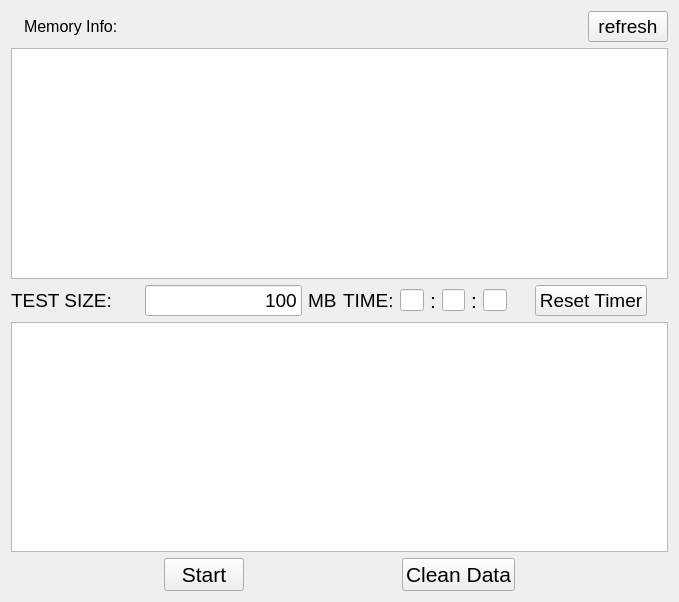
<?xml version="1.0" encoding="UTF-8"?>
<ui version="4.0">
 <class>Memory</class>
 <widget class="QWidget" name="Memory">
  <property name="geometry">
   <rect>
    <x>0</x>
    <y>0</y>
    <width>679</width>
    <height>602</height>
   </rect>
  </property>
  <property name="windowTitle">
   <string>MainWindow</string>
  </property>
  <layout class="QVBoxLayout" name="verticalLayout">
   <item>
    <layout class="QHBoxLayout" name="horizontalLayout_4">
     <item>
      <widget class="QLabel" name="label_2">
       <property name="text">
        <string/>
       </property>
      </widget>
     </item>
     <item>
      <widget class="QLabel" name="label">
       <property name="font">
        <font>
         <pointsize>12</pointsize>
        </font>
       </property>
       <property name="text">
        <string>Memory Info:</string>
       </property>
      </widget>
     </item>
     <item>
      <spacer name="horizontalSpacer_5">
       <property name="orientation">
        <enum>Qt::Horizontal</enum>
       </property>
       <property name="sizeHint" stdset="0">
        <size>
         <width>40</width>
         <height>20</height>
        </size>
       </property>
      </spacer>
     </item>
     <item>
      <widget class="QPushButton" name="pushButton_mem">
       <property name="font">
        <font>
         <pointsize>14</pointsize>
        </font>
       </property>
       <property name="text">
        <string>refresh</string>
       </property>
      </widget>
     </item>
    </layout>
   </item>
   <item>
    <widget class="QTextBrowser" name="textBrowser_memInfo"/>
   </item>
   <item>
    <layout class="QHBoxLayout" name="horizontalLayout">
     <item>
      <spacer name="horizontalSpacer_4">
       <property name="orientation">
        <enum>Qt::Horizontal</enum>
       </property>
       <property name="sizeHint" stdset="0">
        <size>
         <width>13</width>
         <height>17</height>
        </size>
       </property>
      </spacer>
     </item>
     <item>
      <widget class="QLabel" name="label_3">
       <property name="font">
        <font>
         <pointsize>14</pointsize>
        </font>
       </property>
       <property name="text">
        <string>TEST SIZE:     </string>
       </property>
      </widget>
     </item>
     <item>
      <widget class="QLineEdit" name="lineEdit_value">
       <property name="font">
        <font>
         <pointsize>14</pointsize>
        </font>
       </property>
       <property name="text">
        <string>100</string>
       </property>
       <property name="alignment">
        <set>Qt::AlignRight|Qt::AlignTrailing|Qt::AlignVCenter</set>
       </property>
      </widget>
     </item>
     <item>
      <widget class="QLabel" name="label_4">
       <property name="font">
        <font>
         <pointsize>14</pointsize>
        </font>
       </property>
       <property name="text">
        <string>MB</string>
       </property>
      </widget>
     </item>
     <item>
      <spacer name="horizontalSpacer_6">
       <property name="orientation">
        <enum>Qt::Horizontal</enum>
       </property>
       <property name="sizeHint" stdset="0">
        <size>
         <width>13</width>
         <height>17</height>
        </size>
       </property>
      </spacer>
     </item>
     <item>
      <layout class="QHBoxLayout" name="horizontalLayout_3">
       <item>
        <widget class="QLabel" name="label_11">
         <property name="font">
          <font>
           <pointsize>14</pointsize>
          </font>
         </property>
         <property name="text">
          <string>TIME:</string>
         </property>
        </widget>
       </item>
       <item>
        <widget class="QLineEdit" name="lineEdit_timerH">
         <property name="maximumSize">
          <size>
           <width>30</width>
           <height>16777215</height>
          </size>
         </property>
        </widget>
       </item>
       <item>
        <widget class="QLabel" name="label_9">
         <property name="font">
          <font>
           <pointsize>16</pointsize>
          </font>
         </property>
         <property name="text">
          <string>:</string>
         </property>
        </widget>
       </item>
       <item>
        <widget class="QLineEdit" name="lineEdit_timerM">
         <property name="maximumSize">
          <size>
           <width>30</width>
           <height>16777215</height>
          </size>
         </property>
        </widget>
       </item>
       <item>
        <widget class="QLabel" name="label_10">
         <property name="font">
          <font>
           <pointsize>16</pointsize>
          </font>
         </property>
         <property name="text">
          <string>:</string>
         </property>
        </widget>
       </item>
       <item>
        <widget class="QLineEdit" name="lineEdit_timerS">
         <property name="maximumSize">
          <size>
           <width>30</width>
           <height>16777215</height>
          </size>
         </property>
         <property name="text">
          <string/>
         </property>
        </widget>
       </item>
      </layout>
     </item>
     <item>
      <spacer name="horizontalSpacer_8">
       <property name="orientation">
        <enum>Qt::Horizontal</enum>
       </property>
       <property name="sizeHint" stdset="0">
        <size>
         <width>40</width>
         <height>20</height>
        </size>
       </property>
      </spacer>
     </item>
     <item>
      <widget class="QPushButton" name="pushButton">
       <property name="font">
        <font>
         <pointsize>14</pointsize>
        </font>
       </property>
       <property name="text">
        <string>Reset Timer</string>
       </property>
      </widget>
     </item>
     <item>
      <spacer name="horizontalSpacer_7">
       <property name="orientation">
        <enum>Qt::Horizontal</enum>
       </property>
       <property name="sizeHint" stdset="0">
        <size>
         <width>40</width>
         <height>20</height>
        </size>
       </property>
      </spacer>
     </item>
    </layout>
   </item>
   <item>
    <widget class="QTextBrowser" name="textBrowser"/>
   </item>
   <item>
    <layout class="QHBoxLayout" name="horizontalLayout_2">
     <item>
      <spacer name="horizontalSpacer">
       <property name="orientation">
        <enum>Qt::Horizontal</enum>
       </property>
       <property name="sizeHint" stdset="0">
        <size>
         <width>40</width>
         <height>20</height>
        </size>
       </property>
      </spacer>
     </item>
     <item>
      <widget class="QPushButton" name="start">
       <property name="font">
        <font>
         <pointsize>16</pointsize>
        </font>
       </property>
       <property name="text">
        <string>Start</string>
       </property>
      </widget>
     </item>
     <item>
      <spacer name="horizontalSpacer_2">
       <property name="orientation">
        <enum>Qt::Horizontal</enum>
       </property>
       <property name="sizeHint" stdset="0">
        <size>
         <width>40</width>
         <height>20</height>
        </size>
       </property>
      </spacer>
     </item>
     <item>
      <widget class="QPushButton" name="cleanData">
       <property name="font">
        <font>
         <pointsize>16</pointsize>
        </font>
       </property>
       <property name="text">
        <string>Clean Data</string>
       </property>
      </widget>
     </item>
     <item>
      <spacer name="horizontalSpacer_3">
       <property name="orientation">
        <enum>Qt::Horizontal</enum>
       </property>
       <property name="sizeHint" stdset="0">
        <size>
         <width>40</width>
         <height>20</height>
        </size>
       </property>
      </spacer>
     </item>
    </layout>
   </item>
  </layout>
 </widget>
 <layoutdefault spacing="6" margin="11"/>
 <resources/>
 <connections/>
</ui>
